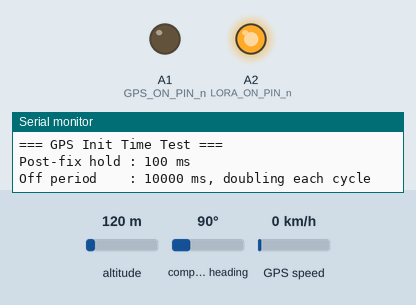
This program was run on a simulated Arduino Uno, built with avr-gcc and run on an emulated ATmega328P. On the bench: output pins drawn as LEDs (lit = HIGH), the last lines printed to the serial monitor. The test bench sets the inputs (shaded band); at power-on: altitude 120 m, compass heading 90°, GPS speed 0 km/h. The GPS gets a fix after 3 s at 37.7749, -122.4194 with 8 satellites.

Above: at 0.1 s.
At 63.7 s:
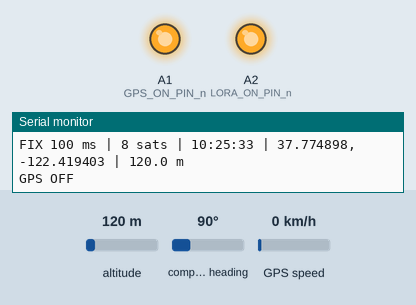
Timing chart, 0 to 65.2 s (numbered marks = the images above):
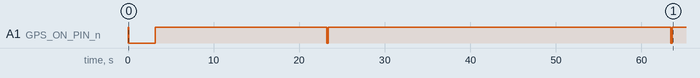

The program:

main.cpp
```cpp
/**
 * GPS Initialization Time Test
 *
 * Cycles:
 *   1. Power ON GPS (active-LOW pin)
 *   2. Wait for first valid NMEA fix -> report init duration on Serial TX
 *   3. Wait POST_FIX_MS after fix
 *   4. Power OFF GPS
 *   5. Wait OFF_MS
 *   6. Repeat
 *
 * Hardware UART RX <- GPS module NMEA @ 9600
 * Hardware UART TX -> Serial monitor (debug output)
 * Both share the same Serial object — no conflict since GPS only transmits.
 */

#include <Arduino.h>
#include <TinyGPS++.h>

// ── Pin definitions ────────────────────────────────────────────────────────
#define GPS_ON_PIN_n    A1   // PC1 / PWR2_ENn — active LOW (LOW = GPS on)
#define LORA_ON_PIN_n   A2   // PC2 / PWR1_ENn — active LOW

// ── Timing configuration ───────────────────────────────────────────────────
#define GPS_BAUD        9600

#define POST_FIX_MS    100UL      // ms to stay on after getting a fix
#define OFF_MS         10000UL   // ms to keep GPS off between cycles
#define OFF_MS_MAX     3600000UL  // upper cap for the off period (1 hour)

// ── State machine ──────────────────────────────────────────────────────────
enum State {
    GPS_POWERING_ON,
    GPS_WAITING_FIX,
    GPS_POST_FIX,
    GPS_OFF_WAIT
};

// ── Globals ────────────────────────────────────────────────────────────────
TinyGPSPlus gps;

State    state      = GPS_OFF_WAIT;  // start in OFF; first loop iteration turns it on
uint32_t stateTs    = 0;             // timestamp of last state entry
uint32_t gpsOnTs    = 0;             // when GPS was powered on
uint16_t cycleCount = 0;
uint32_t offMs      = OFF_MS;        // current off duration, doubles each cycle (capped at OFF_MS_MAX)

// ── Helpers ────────────────────────────────────────────────────────────────
inline void gpsOn()  { digitalWrite(GPS_ON_PIN_n, LOW);  }
inline void gpsOff() { digitalWrite(GPS_ON_PIN_n, HIGH); }

void enterState(State s) {
    state   = s;
    stateTs = millis();
}

// ── Setup ──────────────────────────────────────────────────────────────────
void setup() {
    pinMode(GPS_ON_PIN_n,  OUTPUT);
    pinMode(LORA_ON_PIN_n, OUTPUT);
    gpsOff();
    digitalWrite(LORA_ON_PIN_n, HIGH);  // LoRa off (active LOW)

    Serial.begin(GPS_BAUD);             // RX <- GPS NMEA  |  TX -> Serial monitor

    Serial.println(F("=== GPS Init Time Test ==="));
    Serial.print(F("Post-fix hold : ")); Serial.print(POST_FIX_MS); Serial.println(F(" ms"));
    Serial.print(F("Off period    : ")); Serial.print(OFF_MS); Serial.println(F(" ms, doubling each cycle"));
    Serial.println(F("Starting first cycle..."));
    Serial.println();

    // Expire the off-wait immediately so the first cycle starts right away
    stateTs = millis() - offMs;
}

// ── Loop ───────────────────────────────────────────────────────────────────
void loop() {

    // Feed GPS parser — bytes come in on RX, debug goes out on TX, no collision
    while (Serial.available()) {
        gps.encode(Serial.read());
    }

    // State machine
    switch (state) {

        // GPS powered off, waiting before next cycle
        case GPS_OFF_WAIT:
            if (millis() - stateTs >= offMs) {
                cycleCount++;
                Serial.print(F("[#")); Serial.print(cycleCount);
                Serial.print(F("] GPS ON (off was ")); Serial.print(offMs / 1000UL); Serial.println(F(" s)"));
                gpsOn();
                gpsOnTs = millis();
                enterState(GPS_POWERING_ON);
            }
            break;

        // Short settling delay after power-on before expecting NMEA data
        case GPS_POWERING_ON:
            if (millis() - stateTs >= 100UL) {
                enterState(GPS_WAITING_FIX);
            }
            break;

        // Watching for first valid location sentence
        case GPS_WAITING_FIX:
            if (gps.location.isUpdated() && gps.location.isValid()) {
                uint32_t initMs = millis() - gpsOnTs;
                // FIX | init_ms | sats | HH:MM:SS | lat | lng | alt
                Serial.print(F("FIX ")); Serial.print(initMs); Serial.print(F(" ms | "));
                Serial.print(gps.satellites.value()); Serial.print(F(" sats | "));
                if (gps.time.hour()   < 10) Serial.print('0'); Serial.print(gps.time.hour());   Serial.print(':');
                if (gps.time.minute() < 10) Serial.print('0'); Serial.print(gps.time.minute()); Serial.print(':');
                if (gps.time.second() < 10) Serial.print('0'); Serial.print(gps.time.second()); Serial.print(F(" | "));
                Serial.print(gps.location.lat(), 6); Serial.print(F(","));
                Serial.print(gps.location.lng(), 6); Serial.print(F(" | "));
                Serial.print(gps.altitude.meters(), 1); Serial.println(F(" m"));

                offMs = min(offMs * 2, (uint32_t)OFF_MS_MAX);
                enterState(GPS_POST_FIX);
            }

            // Heartbeat every 10 s so we know the MCU is alive while searching
            if (millis() - stateTs >= 10000UL) {
                Serial.print(F("wait ")); Serial.print((millis() - gpsOnTs) / 1000UL); Serial.println(F(" s"));
                stateTs = millis();   // reset heartbeat timer only (not gpsOnTs)
            }
            break;

        // Fix obtained — hold on for a bit, then shut GPS down
        case GPS_POST_FIX:
            if (millis() - stateTs >= POST_FIX_MS) {
                Serial.println(F("GPS OFF"));
                gpsOff();
                enterState(GPS_OFF_WAIT);
            }
            break;
    }
}
```

Measured:
- by itself, A1 (GPS_ON_PIN_n): goes LOW 3.1 s, HIGH 20.0 s, LOW 0.21 s, HIGH 40.0 s, LOW 0.21 s, then HIGH
